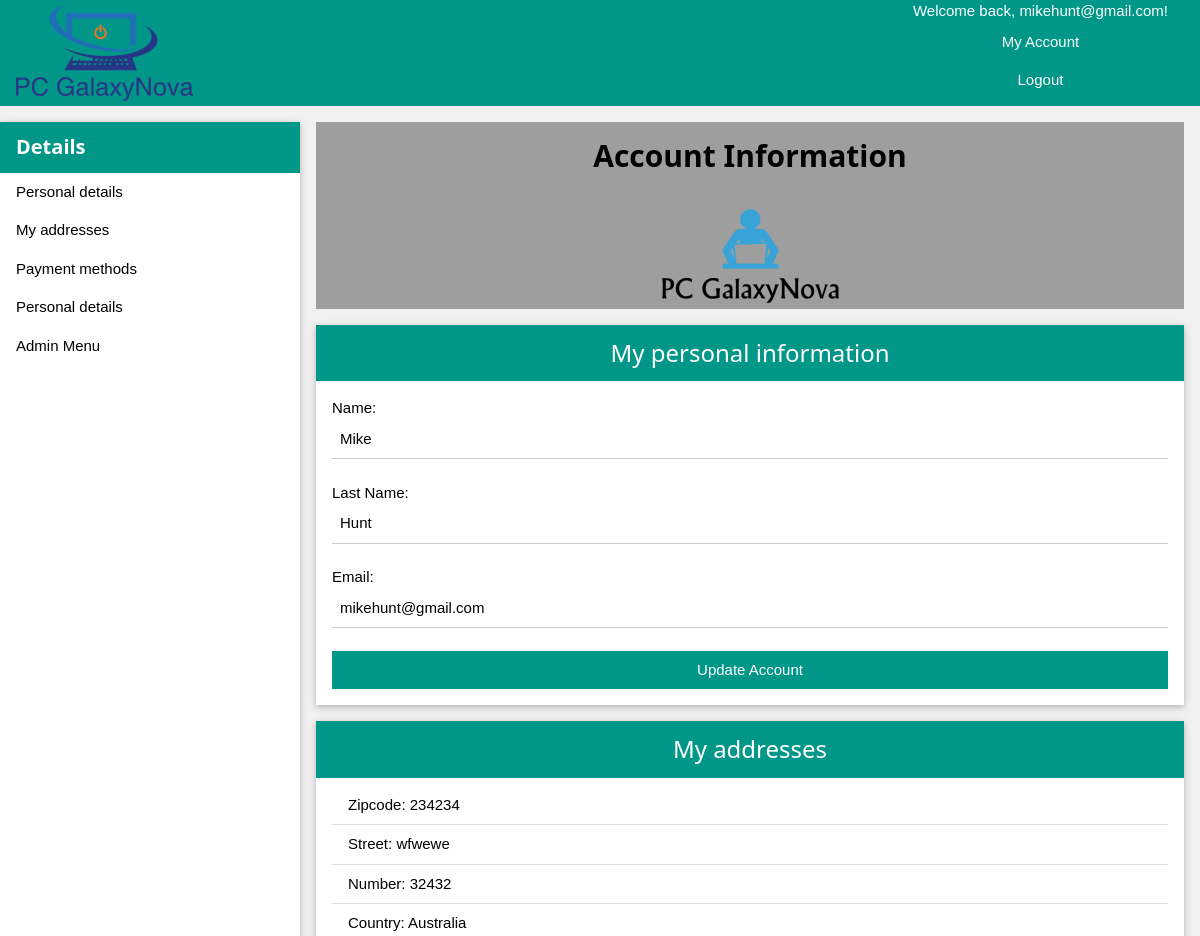
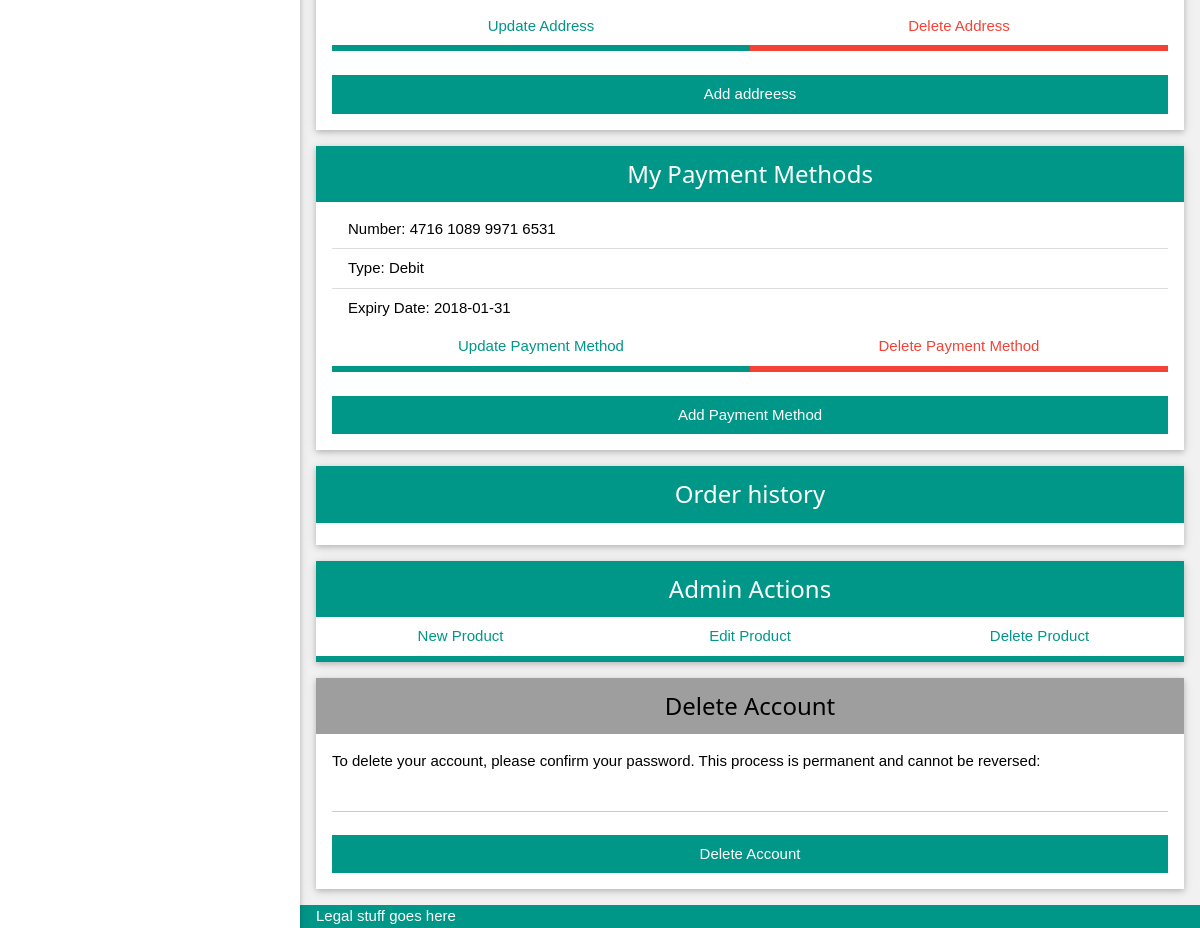
The app's page /account.php (signed in) with its own data (2 pictures, top to bottom).
### tables this page shows
CREATE TABLE `users` (
  `user_id` int(11) NOT NULL,
  `type` varchar(50) NOT NULL,
  `name` varchar(50) NOT NULL,
  `password` varchar(256) NOT NULL,
  `last_name` varchar(50) NOT NULL,
  `address` int(11) NOT NULL,
  `email` varchar(60) NOT NULL
);

CREATE TABLE `address` (
  `address_id` int(11) NOT NULL,
  `zip_code` int(11) NOT NULL,
  `country` varchar(50) NOT NULL,
  `street` varchar(50) NOT NULL,
  `number` int(11) NOT NULL
);

CREATE TABLE `payment_method` (
  `number` varchar(256) NOT NULL,
  `expiry_date` date NOT NULL,
  `security_code` varchar(256) NOT NULL,
  `type` varchar(50) NOT NULL,
  `user_id` int(11) NOT NULL
);

### account.php (the view, shortened to what this page needs)
<!DOCTYPE html>
<?php
include 'functions.php';
require_once 'functions.php';
function accountDetails() {
    $link = createConnection();
    $sql = "SELECT * FROM users WHERE email='" . $_SESSION["user"] . "'";
    $result = mysqli_query($link, $sql);
    if (!$result) {
        mysqli_close($link);
        die("ERROR: There is an error in SELECT ACCOUNT query");
    } else {
        $line = mysqli_fetch_array($result);
        return $line;
    }
}
function showAccountDetails() {
    $info = accountDetails();
    $result = "";
    $result .= "Name: <input class='w3-input w3-hover-grey' type='text' name='username' value='" . $info["name"] . "' required='required' /><br />";
    $result .= "Last Name: <input class='w3-input w3-hover-grey' type='text' name='last_name' value='" . $info["last_name"] . "' required='required' /><br />";
    $result .= "Email: <input class='w3-input w3-hover-grey' type='email' name='email' value='" . $info["email"] . "' required='required' /><br />";
    return $result;
}
function addressDetails() {
    $addesses = [];
    $link = createConnection();
    $sql = "SELECT * FROM user_address WHERE user_id='" . $_SESSION["user_id"] . "'";
    $result1 = mysqli_query($link, $sql);
    if (!$result1) {
        mysqli_close($link);
        die("ERROR: There is an error in SELECT USER ADDRESS query");
    } else {
        while ($row = mysqli_fetch_array($result1)) {
            $sql = "SELECT * FROM address WHERE address_id='" . $row["address_id"] . "'";
            $result2 = mysqli_query($link, $sql);
            if (!$result2) {
                mysqli_close($link);
                die("ERROR: There is an error in SELECT ADDRESS query");
            } else {
                while ($row = mysqli_fetch_array($result2)) {
                    $addesses[] = $row;
                }
            }
        }
    }
    return $addesses;
}
function paymentMethodDetails() {
    $paymentMethod = [];
    $link = createConnection();
    $sql = "SELECT * FROM payment_method WHERE user_id='" . $_SESSION["user_id"] . "'";
    $result1 = mysqli_query($link, $sql);
    if (!$result1) {
        mysqli_close($link);
        die("ERROR: There is an error in SELECT USER PAYMENT METHOD query");
    } else {
        while ($row = mysqli_fetch_array($result1)) {
            $paymentMethod[] = $row;
        }
    }
    return $paymentMethod;
}
function printAddressDetails() {
    $info = addressDetails();
    $result = "";
    $i = 0;
    foreach ($info as $address) {
        $result .= "<li><ul class='w3-ul'>";
        $result .= "<li class='details_li'>Zipcode: " . $address["zip_code"] . "</li>";
        $result .= "<li class='details_li'>Street: " . $address["street"] . "</li>";
        $result .= "<li class='details_li'>Number: " . $address["number"] . "</li>";
        $result .= "<li class='details_li'>Country: " . getCountryName($address["country"]) . "</li>";
        $result .= "</ul><form method='post' action='addresses.php'><input type='hidden' name='address_number' value='" . $i . "' />" .
                "<input class='w3-hover-teal w3-hover-text-white w3-button w3-block w3-white w3-border-teal w3-bottombar w3-text-teal w3-cell' style='width:50%' type='submit' value='Update Address' name='update_address'/>" .
                "<input class='w3-hover-red w3-hover-text-white w3-button w3-block w3-white w3-border-red w3-text-red w3-bottombar w3-cell' style='width:50%' type='submit' value='Delete Address' name='delete_address'/></form>";
        $result .= "</li>";
        $i++;
    }
    return $result;
}
function printPaymentMethodDetails() {
    $info = paymentMethodDetails();
    $result = "";
    $i = 0;
    foreach ($info as $paymentMethod) {
        $result .= "<li><ul class='w3-ul'>";
        $result .= "<li class='details_li'>Number: " . $paymentMethod["number"] . "</li>";
        $result .= "<li class='details_li'>Type: " . $paymentMethod["type"] . "</li>";
        $result .= "<li class='details_li'>Expiry Date: " . $paymentMethod["expiry_date"] . "</li>";
        $result .= "</ul><form method='post' action='paymentMethods.php'><input type='hidden' name='paymentMethod_number' value='" . $i . "' />" .
                "<input class='w3-hover-teal w3-hover-text-white w3-button w3-block w3-white w3-border-teal w3-bottombar w3-text-teal w3-cell' style='width:50%' type='submit' value='Update Payment Method' name='update_paymentMethod'/>" .
                "<input class='w3-hover-red w3-hover-text-white w3-button w3-block w3-white w3-border-red w3-text-red w3-bottombar w3-cell' style='width:50%' type='submit' value='Delete Payment Method' name='delete_paymentMethod'/><br /></form>";
        $result .= "</li>";
        $i++;
    }
    return $result;
}
?>
<html>
    <head>
        <link rel="stylesheet" href="stylesheets/stylesheet.css" />
    </head>
    <body class="w3-light-grey">
        <?php
        include("header.php");
        if (!isset($_POST['submit']) || !empty($error)) {
            ?>
            <nav class="w3-sidebar w3-bar-block w3-collapse w3-card w3-animate-left w3-quarter w3-cent" id="account_nav">
                <div class="w3-teal w3-text-white w3-container">
                    <h4><strong>Details</strong></h4>
                </div>
                <div>
                    <a class="w3-hover-teal w3-hover-text-white w3-bar-item w3-button" href="#personal_details_section">Personal details</a>
                    <a class="w3-hover-teal w3-hover-text-white w3-bar-item w3-button" href="#addresses_section">My addresses</a>
                    <a class="w3-hover-teal w3-hover-text-white w3-bar-item w3-button" href="#payment_methods_section">Payment methods</a>
                    <a class="w3-hover-teal w3-hover-text-white w3-bar-item w3-button" href="#order_history_section">Personal details</a>
                    <?php echo ($_SESSION["type"] == "admin") ? "<a class='w3-hover-teal w3-hover-text-white w3-bar-item w3-button' href='#admin_actions_section'>Admin Menu</a>" : "" ?>
                </div>
            </nav>
            <article class="w3-container w3-threequarter w3-right w3-mobile" id="accountInfoArticle">
                <div class="w3-grey">
                    <div class="w3-grey w3-text-black w3-container w3-center">
                        <h2><strong>Account Information</strong></h2>
                    </div>
                    <figure class="w3-container w3-center">
                        <img src="img/logo3.png" alt="logo">
                    </figure>
                </div>
                <section class="w3-card w3-white w3-section" id="personal_details_section">
                    <div class="w3-teal w3-text-white w3-container w3-center">
                        <h3>My personal information</h3>
                    </div>
                    <form id="personal_details_form" class="w3-container w3-padding-16 w3-white" method="post" action="account.php">
                        <?php
                        echo showAccountDetails();
                        ?>
                        <input class="w3-block w3-button w3-teal" type="submit" name="submitAccountDetails" value="Update Account" />
                    </form>
                </section>
                <section class="w3-card w3-white w3-section" id="addresses_section">
                    <div class="w3-teal w3-text-white w3-container w3-center">
                        <h3>My addresses</h3>
                    </div>
                    <ol class="w3-ul">
                        <?php
                        echo printAddressDetails();
                        ?>
                    </ol>
                    <form class="w3-container w3-padding-16 w3-white" method="post" action="addresses.php" >
                        <input class="w3-block w3-button w3-teal" type="submit" name="add_address" value="Add addreess" class="details_button" id="add_address_button" />
                    </form>
                </section>
                <section class="w3-card w3-white w3-section">
                    <div class="w3-teal w3-text-white w3-container w3-center">
                        <h3>My Payment Methods</h3>
                    </div>
                    <ol class="w3-ul">
                        <?php
                        echo printPaymentMethodDetails();
                        ?>
                    </ol>
                    <form class="w3-container w3-padding-16 w3-white" method="POST" action="paymentMethods.php" >
                        <input class="w3-block w3-button w3-teal" type="submit" name="add_paymentMethod" value="Add Payment Method" class="details_button" id="add_paymethod_button" />
                    </form>
                </section>
                <section class="w3-card w3-white w3-section" id="order_history_section">
                    <div class="w3-teal w3-text-white w3-container w3-center">
                        <h3>Order history</h3>
                    </div>
                    <br />
                </section>
                <?php
                if ($_SESSION["type"] == "admin") {
                    ?>
                    <section class="w3-card w3-white w3-section" id="admin_actions_section">
                        <div class="w3-teal w3-text-white w3-container w3-center">
                            <h3>Admin Actions</h3>
                        </div>
                        <div class="w3-bar">
                            <form action="manageProduct.php" method="post">
                                <input class='w3-hover-teal w3-hover-text-white w3-button w3-bar-item w3-white w3-border-teal w3-bottombar w3-text-teal' style='width:33.3%' name="newProduct" type="submit" value="New Product"/>
                            </form>
                            <form action="manageProduct.php" method="post">
                                <input class='w3-hover-teal w3-hover-text-white w3-button w3-bar-item w3-white w3-border-teal w3-bottombar w3-text-teal' style='width:33.4%' name="editProduct" type="submit" value="Edit Product"/>
                            </form>
                            <form action="manageProduct.php" method="post">
                                <input class='w3-hover-teal w3-hover-text-white w3-button w3-bar-item w3-white w3-border-teal w3-bottombar w3-text-teal' style='width:33.3%' name="deleteProduct" type="submit" value="Delete Product"/>
                            </form>
                        </div>
                    </section>
                    <?php
                }
                ?>
                <section class="w3-card w3-white w3-section" id="delete_account_section">
                    <div class="w3-grey w3-text-black w3-container w3-center">
                        <h3>Delete Account</h3>
                    </div>
                    <form id="delete_account_form" class="w3-container w3-padding-16" method="post" action="account.php">
                        <label class="account_instructions" id="delete_account_instructions">To delete your account, please confirm your password. This process is permanent and cannot be reversed: </label>
                        <input class="w3-input w3-hover-grey" type="password" name="delete_account_password" required="required"/><br />
                        <input class="w3-block w3-button w3-teal" type="submit" name="delete_account_submit" value="Delete Account" />
                    </form>
                </section>
            </article>
            <?php
        }
        ?>
        <?php include("footer.php"); ?>
    </body>
</html>

### records on screen
users: username "Mike", last_name "Hunt", email "mikehunt@gmail.com"
address: zip_code "234234", street "wfwewe", number "32432", country "Australia"
payment_method: number "4716 1089 9971 6531", type "Debit", expiry_date "2018-01-31"

### other values on screen
$_SESSION["user"] "mikehunt@gmail.com"
